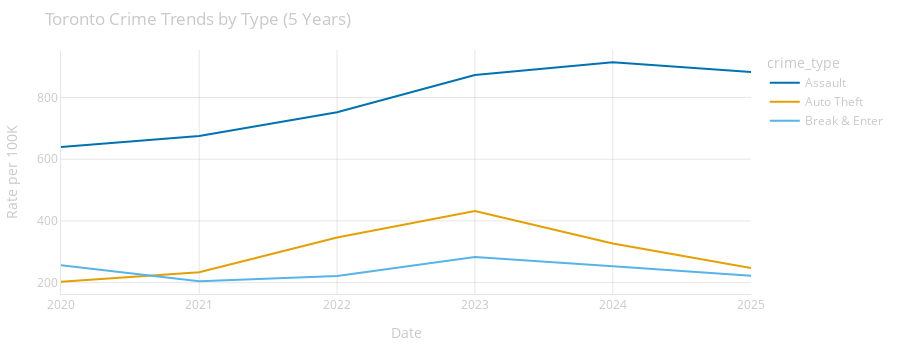

Source (notebook cell):
### Markdown cell above
## 2. Data Visualization

### Figure Factory

Uses `create_price_time_series` (reused for any numeric trend).

### Code cell
import sys

sys.path.insert(0, "../..")

from portfolio_app.figures.toronto.time_series import create_price_time_series

data = df_melted.to_dict("records")

fig = create_price_time_series(
    data=data,
    date_column="date",
    price_column="rate_per_100k",
    group_column="crime_type",
    title="Toronto Crime Trends by Type (5 Years)",
)

# Remove dollar sign formatting since this is rate data
fig.update_layout(yaxis_tickprefix="", yaxis_title="Rate per 100K")

fig.show()

### Figure 1 — Plotly figure (JSON) as saved in the notebook; plotly's stock layout.template omitted (floating-point values rounded to 4 significant figures)
{"data": [{"hovertemplate": "crime_type=Assault<br>date=%{x}<br>rate_per_100k=%{y}<extra></extra>", "legendgroup": "Assault", "line": {"color": "#0072B2", "dash": "solid"}, "marker": {"symbol": "circle"}, "mode": "lines", "name": "Assault", "orientation": "v", "showlegend": true, "type": "scatter", "x": ["2020-01-01T00:00:00.000000000", "2021-01-01T00:00:00.000000000", "2022-01-01T00:00:00.000000000", "2023-01-01T00:00:00.000000000", "2024-01-01T00:00:00.000000000", "2025-01-01T00:00:00.000000000"], "xaxis": "x", "y": [639.3, 675.5, 751.8, 872.6, 914.2, 882.0], "yaxis": "y"}, {"hovertemplate": "crime_type=Auto Theft<br>date=%{x}<br>rate_per_100k=%{y}<extra></extra>", "legendgroup": "Auto Theft", "line": {"color": "#E69F00", "dash": "solid"}, "marker": {"symbol": "circle"}, "mode": "lines", "name": "Auto Theft", "orientation": "v", "showlegend": true, "type": "scatter", "x": ["2020-01-01T00:00:00.000000000", "2021-01-01T00:00:00.000000000", "2022-01-01T00:00:00.000000000", "2023-01-01T00:00:00.000000000", "2024-01-01T00:00:00.000000000", "2025-01-01T00:00:00.000000000"], "xaxis": "x", "y": [202.8, 234.1, 346.0, 431.8, 327.2, 247.8], "yaxis": "y"}, {"hovertemplate": "crime_type=Break & Enter<br>date=%{x}<br>rate_per_100k=%{y}<extra></extra>", "legendgroup": "Break & Enter", "line": {"color": "#56B4E9", "dash": "solid"}, "marker": {"symbol": "circle"}, "mode": "lines", "name": "Break & Enter", "orientation": "v", "showlegend": true, "type": "scatter", "x": ["2020-01-01T00:00:00.000000000", "2021-01-01T00:00:00.000000000", "2022-01-01T00:00:00.000000000", "2023-01-01T00:00:00.000000000", "2024-01-01T00:00:00.000000000", "2025-01-01T00:00:00.000000000"], "xaxis": "x", "y": [256.6, 205.0, 221.6, 283.3, 253.2, 222.7], "yaxis": "y"}], "layout": {"font": {"color": "#c9c9c9"}, "height": 350, "hovermode": "x unified", "legend": {"title": {"text": "crime_type"}, "tracegroupgap": 0}, "margin": {"b": 40, "l": 40, "r": 20, "t": 50}, "paper_bgcolor": "rgba(0, 0, 0, 0)", "plot_bgcolor": "rgba(0, 0, 0, 0)", "title": {"text": "Toronto Crime Trends by Type (5 Years)"}, "xaxis": {"anchor": "y", "domain": [0, 1], "gridcolor": "rgba(128, 128, 128, 0.2)", "linecolor": "rgba(128, 128, 128, 0.2)", "title": {"text": "Date"}}, "yaxis": {"anchor": "x", "domain": [0, 1], "gridcolor": "rgba(128, 128, 128, 0.2)", "linecolor": "rgba(128, 128, 128, 0.2)", "tickformat": ",", "tickprefix": "", "title": {"text": "Rate per 100K"}}}}
